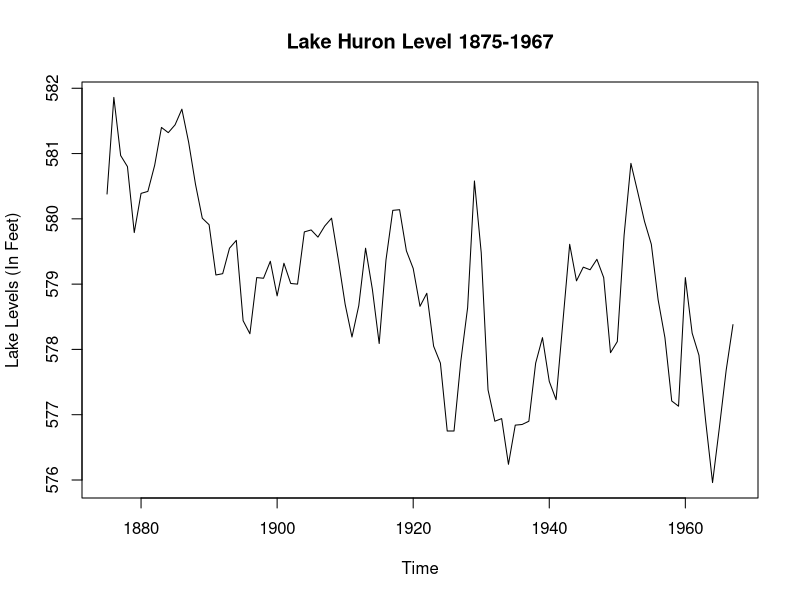
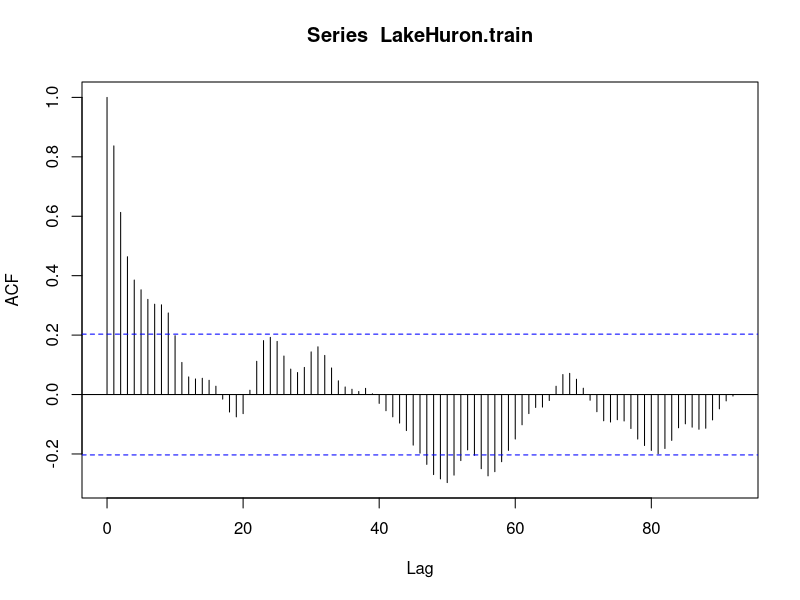
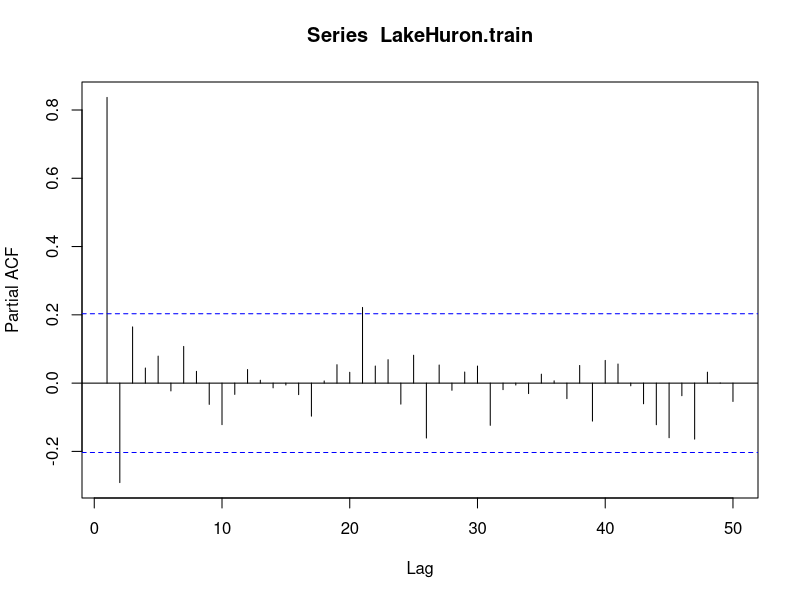
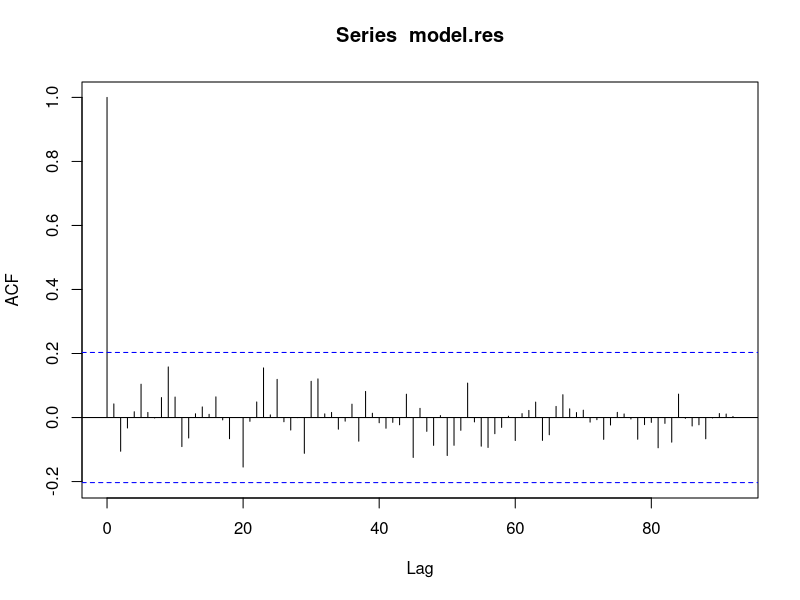
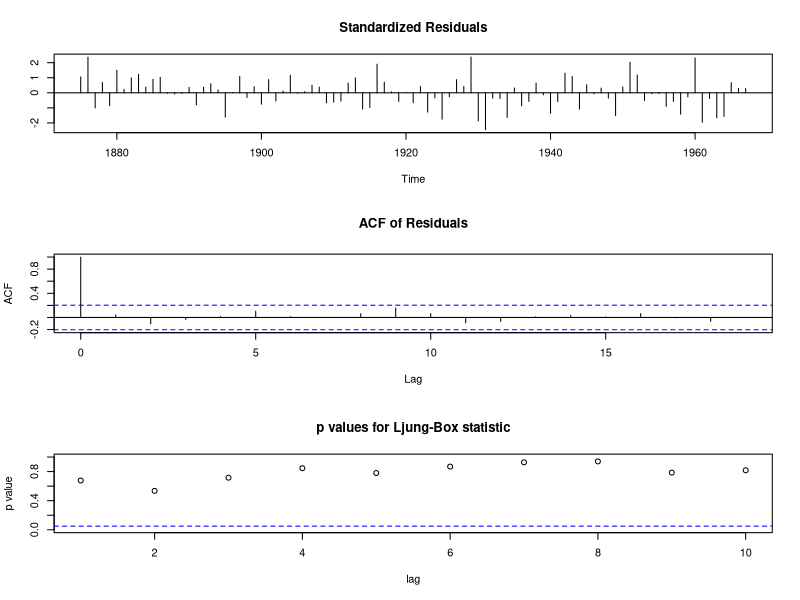
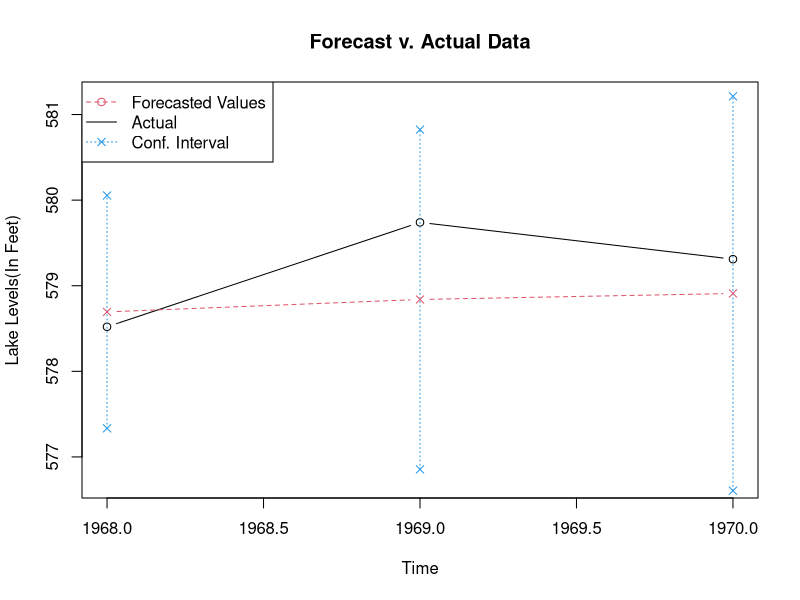

R code for these plots, in order:
## ---- chunk 1
knitr::opts_chunk$set(echo = TRUE)
## ---- chunk 2
# Reading data and creating datasets
data("LakeHuron")
LakeHuron.train <- window(LakeHuron, start = 1875, end = 1967)
LakeHuron.test <- window(LakeHuron, start = 1968, end = 1972)

# Plotting training data
plot(LakeHuron.train, ylab = "Lake Levels (In Feet)", 
     main = "Lake Huron Level 1875-1967")
acf(LakeHuron.train, lag.max = 100)
pacf(LakeHuron.train, lag.max = 50)
## ---- chunk 3
# Fitting an AR(2) process
LakeHuron.model <- arima(LakeHuron.train, order = c(2,0,0))
LakeHuron.model
## ---- chunk 4
# ACF of residuals
model.res <- ts(residuals(LakeHuron.model))
acf(model.res, lag.max = 100)

# Model Diagnostics
tsdiag(LakeHuron.model)
## ---- chunk 5
# Finding 95% CI
predicted.val <- data.frame(predict(LakeHuron.model, n.ahead = 3,
                                    level = 0.95, prediction.interval = T))
for(i in 1:3){
  predicted.val[i, 3] <- predicted.val[i,1]-1.96*predicted.val[i,2] 
  predicted.val[i, 4] <- predicted.val[i,1]+1.96*predicted.val[i,2]
}
colnames(predicted.val) <- c("pred", "se", "lwr", "upr") 
predicted.val
## ---- chunk 6
# Making plot of CI, predicted and actual values 
plot(c(1968, 1969, 1970),LakeHuron.test[1:3], type = "b", lty = 1, 
     col = 1, ylim = c(576.7,581.2), ylab = "Lake Levels(In Feet)", 
     xlab = "Time", main = "Forecast v. Actual Data")
points(c(1968, 1969, 1970), predicted.val[1:3,3], pch = 4, col = 4)
segments(x0=1968 ,y0=predicted.val[1,3],x1=1968,y1=predicted.val[1,4], lty = 3, col = 4)
segments(x0=1969,y0=predicted.val[2,3],x1=1969,y1=predicted.val[2,4], lty = 3, col = 4)
segments(x0=1970,y0=predicted.val[3,3],x1=1970,y1=predicted.val[3,4], lty = 3, col = 4)
points(c(1968, 1969, 1970), predicted.val[1:3,4], pch = 4, col = 4)
lines(c(1968, 1969, 1970),predicted.val[1:3,1], type = "b",lty = 2, col = 2, pch = 4)
legend("topleft", legend = c("Forecasted Values", "Actual","Conf. Interval"), 
       lty = c(2,1, 3), col = c(2,1, 4), pch = c(1, NA, 4))
